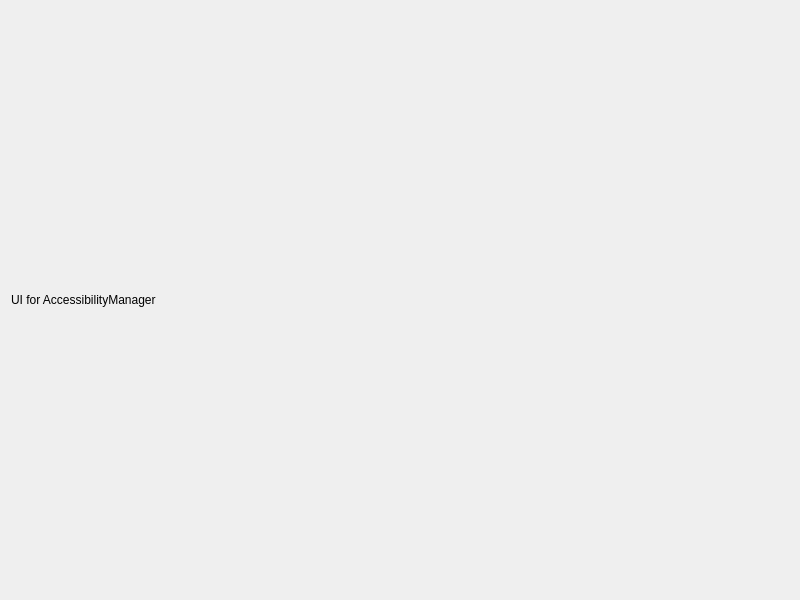
<?xml version="1.0" encoding="UTF-8"?>
<ui version="4.0">
 <class>AccessibilityManager</class>
 <widget class="QDialog" name="accessibilityManager">
  <property name="geometry">
   <rect>
    <x>0</x>
    <y>0</y>
    <width>800</width>
    <height>600</height>
   </rect>
  </property>
  <property name="windowTitle">
   <string>Accessibility Manager</string>
  </property>
  <layout class="QVBoxLayout" name="verticalLayout">
   <item>
    <widget class="QLabel" name="label">
     <property name="text">
      <string>UI for AccessibilityManager</string>
     </property>
    </widget>
   </item>
  </layout>
 </widget>
 <resources/>
 <connections/>
</ui>
